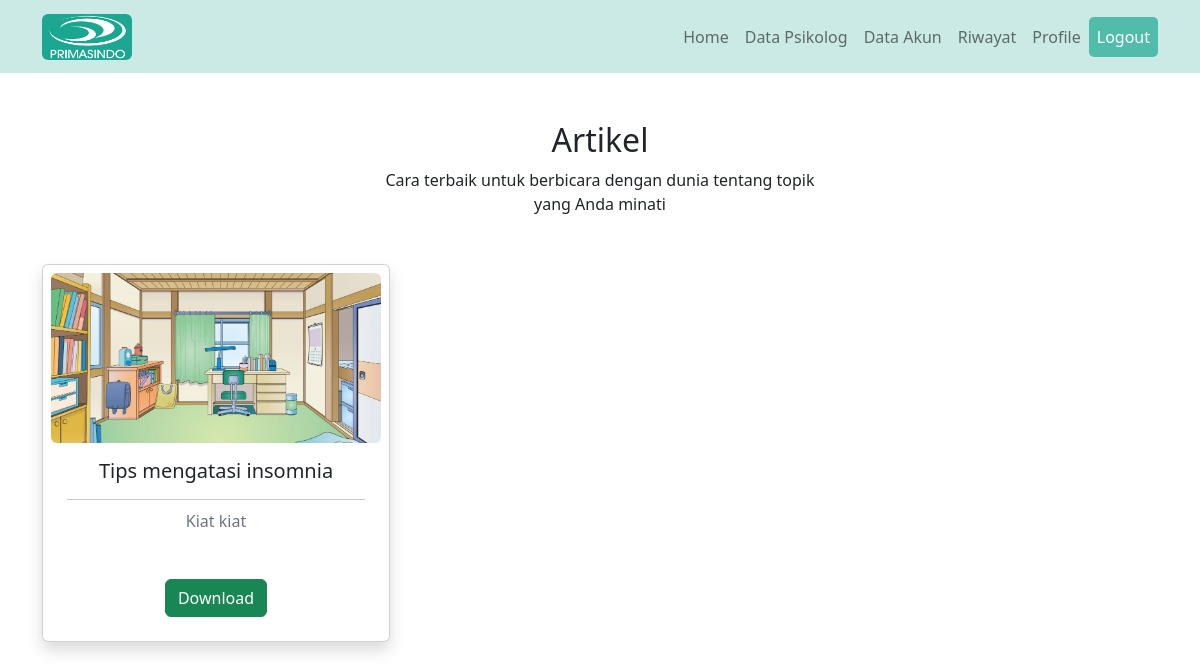
The app's page /artikel/artikel.php (signed in) with its own data.
### tables this page shows
CREATE TABLE `artikel` (
  `id_artikel` int(11) NOT NULL,
  `id_user` int(11) NOT NULL,
  `judul` varchar(255) NOT NULL,
  `tgl_dibuat` date NOT NULL DEFAULT current_timestamp(),
  `deskripsi` varchar(10000) NOT NULL,
  `file` varchar(255) NOT NULL,
  `thumbnail` varchar(255) NOT NULL
);

### artikel/artikel.php (the view, shortened to what this page needs)
<!DOCTYPE html>
<html lang="en">
<head>
    <link href="https://cdn.jsdelivr.net/npm/bootstrap@5.2.3/dist/css/bootstrap.min.css" rel="stylesheet">
    <link rel="stylesheet" href="https://cdn.jsdelivr.net/npm/bootstrap-icons@1.10.1/font/bootstrap-icons.css">
</head>
<body>
    <nav class="navbar navbar-expand-lg sticky-top" style="background-color: #CBEAE5;">
        <div class="container">
            <a href="" class="navbar-brand">
                <img src="../gambar/logo_page-0001.jpg" alt="" width="90" class="d-inline-block align-text-top rounded">
            </a>
            <div class="collapse navbar-collapse" id="navbarText">
                <?php
                if ($_SESSION) {
                ?>
                    <ul class="navbar-nav">
                        <li class="nav-item">
                            <a class="nav-link" aria-current="page" href="../index.php">Home</a>
                        </li>
                        <?php
                        if ($_SESSION['level'] == "client") {
                        ?>
                            <li class="nav-item">
                                <a class="nav-link " href="../layanan/layanan.php">Layanan</a>
                            </li>
                            <li class="nav-item">
                                <a class="nav-link" href="../tentang/tentang.php">Tentang</a>
                            </li>
                            <li class="nav-item">
                                <a class="nav-link  active" href="#">Artikel</a>
                            </li>
                            <li class="nav-item">
                                <a class="nav-link" href="../psikolog/daftar_psikolog.php">Psikolog</a>
                            </li>
                        <?php
                        } elseif ($_SESSION['level'] == "admin") {
                        ?>
                            <li class="nav-item">
                                <a class="nav-link" href="../dokter/dokter.php">Data Psikolog</a>
                            </li>
                            <li class="nav-item">
                                <a class="nav-link" href="../akun/data_akun.php">Data Akun</a>
                            </li>
                            <?php
                        } elseif ($_SESSION['level']=="psikolog") {
                        ?>
                        <li class="nav-item">
                            <a class="nav-link" href="#">Data Artikel</a>
                        </li>
                        <?php
                        }
                        ?>
                        <li class="nav-item">
                            <a class="nav-link" aria-current="page" href="../konsultasi/riwayat_konsultasi.php">Riwayat</a>
                        </li>
                        <li class="nav-item">
                            <a class="nav-link" href="../akun/tampil_akun.php">Profile</a>
                        </li>
                        <li class="nav-item">
                            <a class="nav-link" id="btn-logout" data-bs-toggle="modal" data-bs-target="#exampleModal">Logout</a>
                        </li>
                    </ul>
                <?php } ?>
            </div>
        </div>
    </nav>
    <div class="container text-dark">
        <div class="row mt-5">
            <div class="col-12 text-center">
                <h2>Artikel</h2>
                <span>Cara terbaik untuk berbicara dengan dunia tentang topik</br>yang Anda minati</span>
            </div>
                <div class="row row-cols-1 row-cols-md-3 g-4 text-center">
                <?php
                include('../koneksi.php');
                $sql    = "SELECT * FROM artikel ORDER BY judul ASC";
                $query    = mysqli_query($connect, $sql);
                while ($data = mysqli_fetch_array($query)) {
                ?>
                    <div class="col">
                        <div class="card h-100 shadow p-2 bg-body rounded">
                            <div style="height: 170px;overflow: hidden;position: relative;" class="rounded">
                                <img src="foto/<?= $data['thumbnail']; ?>" class="card-img-top" alt="orang" style="position: absolute;left: -1000%;right: -1000%;top: -1000%;bottom: -1000%;margin: auto;min-height: 100%;min-width: 100%;">
                            </div>
                            <div class="card-body">
                                <h5 class="card-title"><?= $data['judul']; ?></h5>
                                <hr>
                                <h6 class="card-subtitle mb-2 text-muted"><?= $data['deskripsi']; ?></h6>
                                <div class="row mt-5">
                                    <div class="col-12">
                                        <a href="download.php?url=file/<?php echo $data['file']; ?>"><button type="button" class="btn btn-success">Download</button></a>
                                    </div>
                                </div>
                            </div>
                        </div>
                    </div>
                <?php } ?>
            </div>
        </div>
    </div>
</body>
</html>

### artikel/artikel.php (style rules this page uses)
body { padding-bottom: 3rem; color: #5a5a5a; }
#btn-logout { background: #52BCAB; border-radius: 5px; color: white; }
.nav-item { color: #000000; }

### records on screen
artikel: thumbnail (picture), judul "Tips mengatasi insomnia", deskripsi "Kiat kiat"
